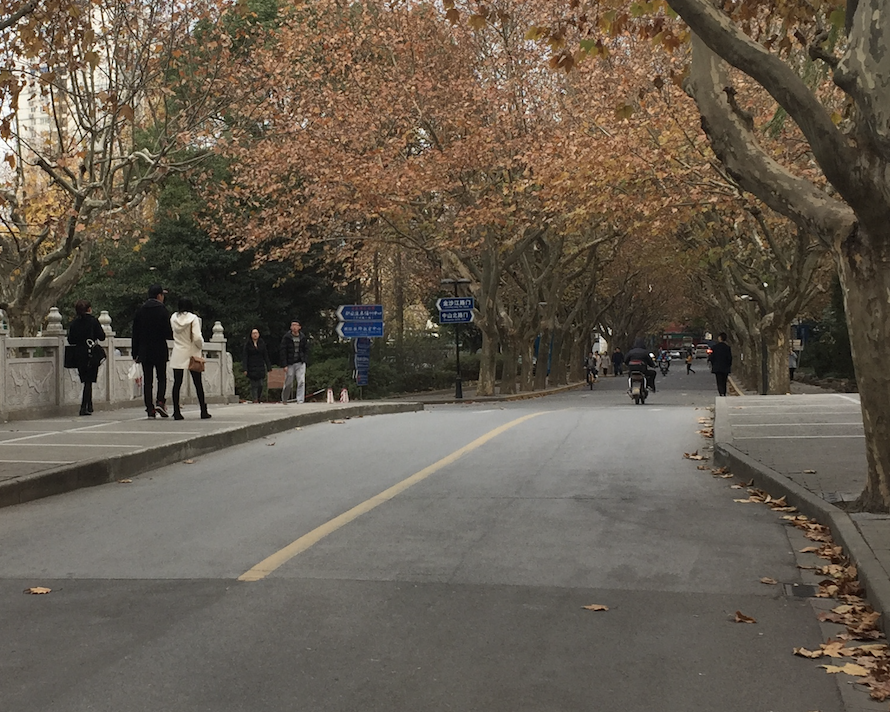
#> input picture images/input.jpg, 890 x 712 px
$ jupyter execute 01_Basic.ipynb   (older library calls are emulated)
#> lines starting #> are read from the running program, lines starting #| are printed output that depends on the picture
[cell 1]
import cv2
import numpy as np
import sys

[cell 2]
print(sys.version)

[cell 3]
###讀取、儲存、顯示

[cell 4]
input = cv2.imread('./images/input.jpg')
#> input is the input picture: shape (712, 890, 3); mean B, G, R 79.7, 92.6, 102.3
cv2.imshow('Hello World', input) #視窗文字
cv2.waitKey()
cv2.destroyAllWindows() #關閉所有 OpenCV 的視窗

[cell 5]
import cv2
input = cv2.imread('./images/input.jpg')
cv2.imshow('Hello World', input)
cv2.waitKey(20000) #20 sec 單位為ms
cv2.destroyAllWindows()
#20秒後關閉所有OpenCV 的視窗

[cell 6]
import numpy as np
input = cv2.imread('./images/input.jpg')
input.shape #顯示基本內容(圖片高度、寬度、Channel)
#> Out = (712, 890, 3)

[cell 7]
print ('Height of Image:', int(input.shape[0]), 'pixels')
#| Height of Image: 712 pixels
print ('Width of Image: ', int(input.shape[1]), 'pixels')
#| Width of Image:  890 pixels

[cell 8]
#save images
cv2.imwrite('output.jpg', input)
cv2.imwrite('output.png', input)
#> Out = True

[cell 9]
###Grayscaling

[cell 10]
import cv2

image = cv2.imread('./images/input.jpg')
cv2.imshow('Original', image) #視窗上方文字
cv2.waitKey()
#按叉叉則關閉開新的/按keybord則加開灰階(圖片一原始一灰階)

gray_image = cv2.cvtColor(image, cv2.COLOR_BGR2GRAY) #cv2.COLOR_BGR2GRAY轉換為灰階
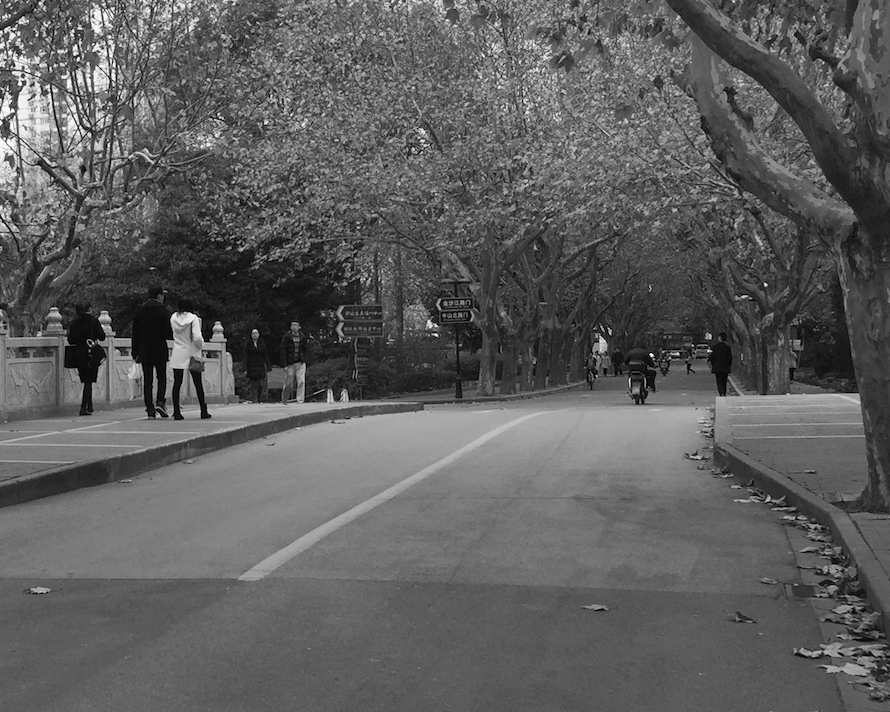
#> gray_image: shape (712, 890); min 0, max 255, mean 94

cv2.imshow('Grayscale', gray_image)
cv2.waitKey()
cv2.destroyAllWindows()#此才關閉兩者

[cell 11]
gray_img = cv2.cvtColor(image, cv2.COLOR_BGR2GRAY)
print (gray_img.shape) #channl為1則不寫(712, 890,1)
#| (712, 890)
print (gray_img[0,0]) #在[0,0]的灰階
#| 174
gray_img[:,:]        #整張圖灰階數值

[cell 12]
###Color Spaces

[cell 13]
import cv2
import numpy as np

image = cv2.imread('./images/input.jpg')

B, G, R = image[1, 2] #RGB在各自Channl時[1, 2]的數值
#> B = 38; G = 54; R = 77
print (B, G, R)
#| 38 54 77
print (image.shape)
#| (712, 890, 3)
image[:,:,:] #整張圖的BGR 預設就是BGR
#https://i.imgur.com/vTujFzT.png

## 將 BGR 圖片轉為 RGB 圖片
#img_rgb = img_bgr[:,:,::-1]
# 或是這樣亦可
# img_rgb = cv2.cvtColor(img_bgr, cv2.COLOR_BGR2RGB)

[cell 14]
#HSV
#H值域: 0 - 180, S: 0 - 255, V: 0 - 255
#HSV即色相、飽和度、明度（英語：Hue, Saturation, Value）
image = cv2.imread('./images/input.jpg')

hsv_image = cv2.cvtColor(image, cv2.COLOR_BGR2HSV)
#> hsv_image: shape (712, 890, 3); mean H, S, V 21.4, 60.8, 102.6

cv2.imshow('HSV image', hsv_image)
cv2.imshow('Hue channel', hsv_image[:, :, 0])
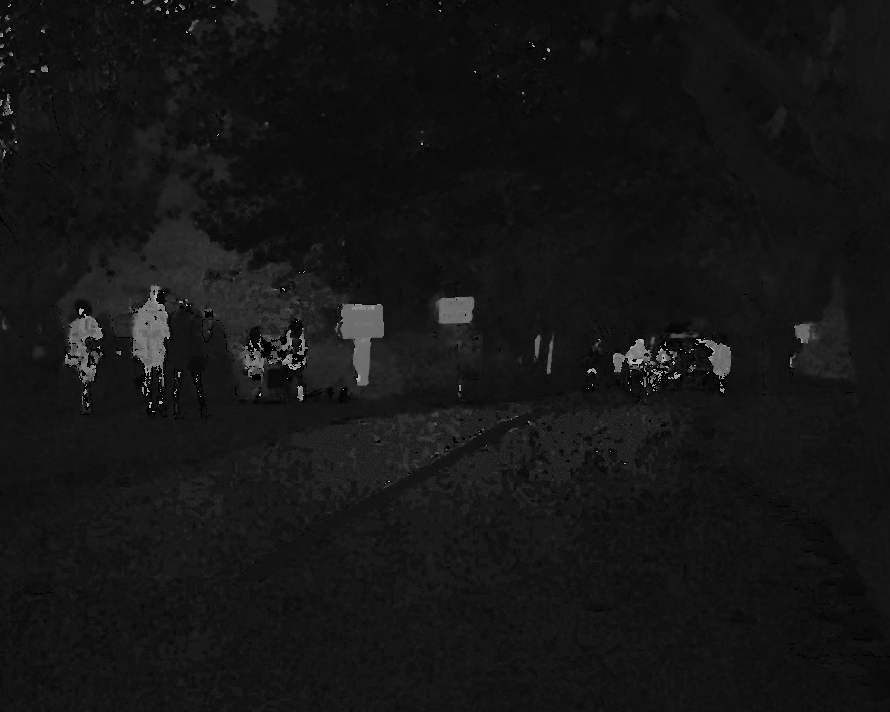
#> window 'Hue channel': shape (712, 890); min 0, max 179, mean 21.4
cv2.imshow('Saturation channel', hsv_image[:, :, 1])
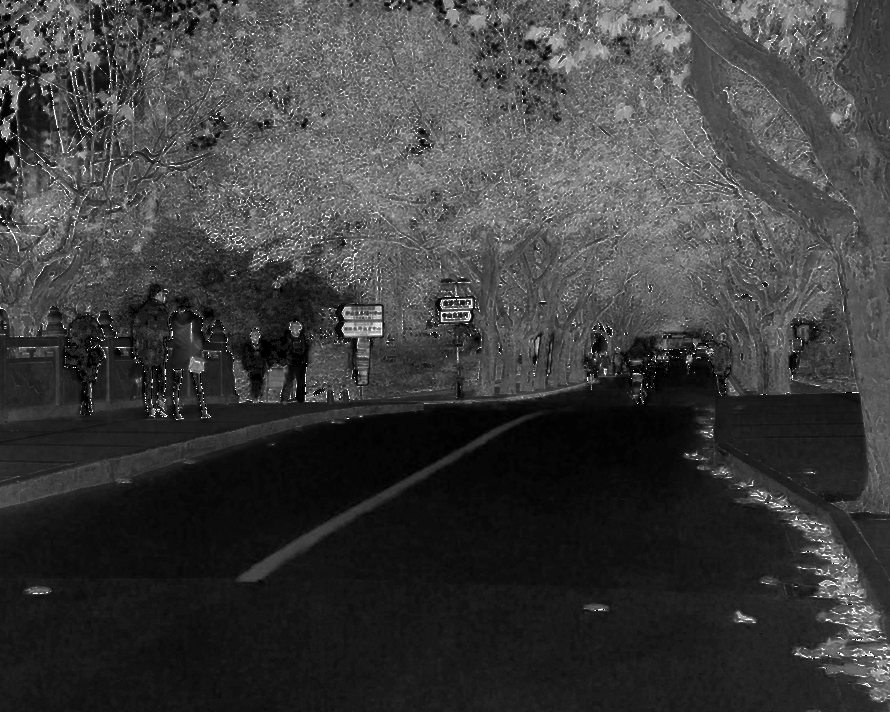
#> window 'Saturation channel': shape (712, 890); min 0, max 255, mean 60.8
cv2.imshow('Value channel', hsv_image[:, :, 2])

cv2.waitKey()
cv2.destroyAllWindows()

[cell 15]
#BGR
import cv2
import numpy as np
image = cv2.imread('./images/input.jpg')

B, G, R = cv2.split(image)
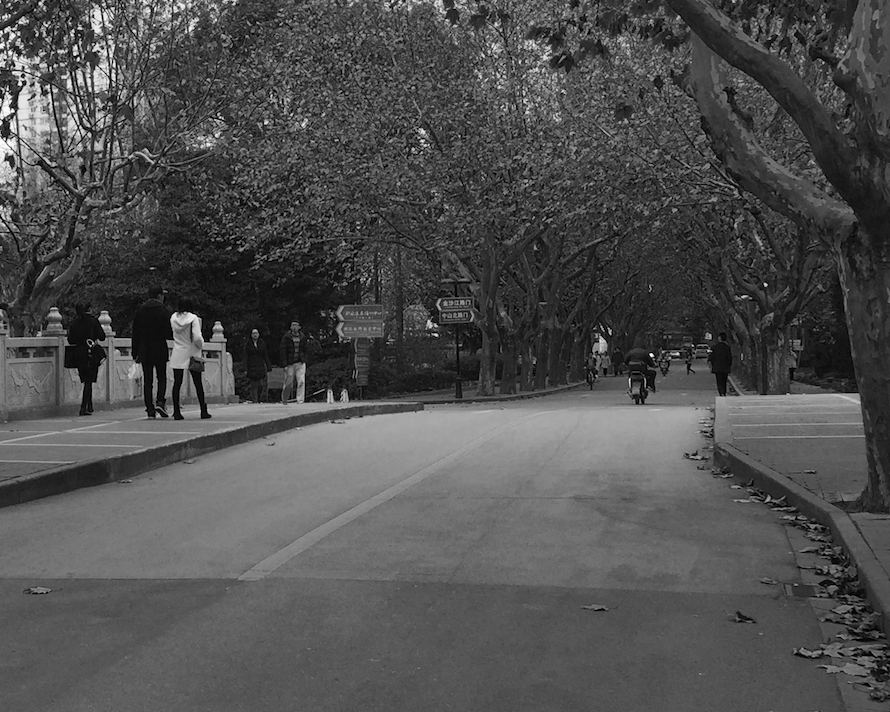
#> B: shape (712, 890); min 0, max 255, mean 79.7
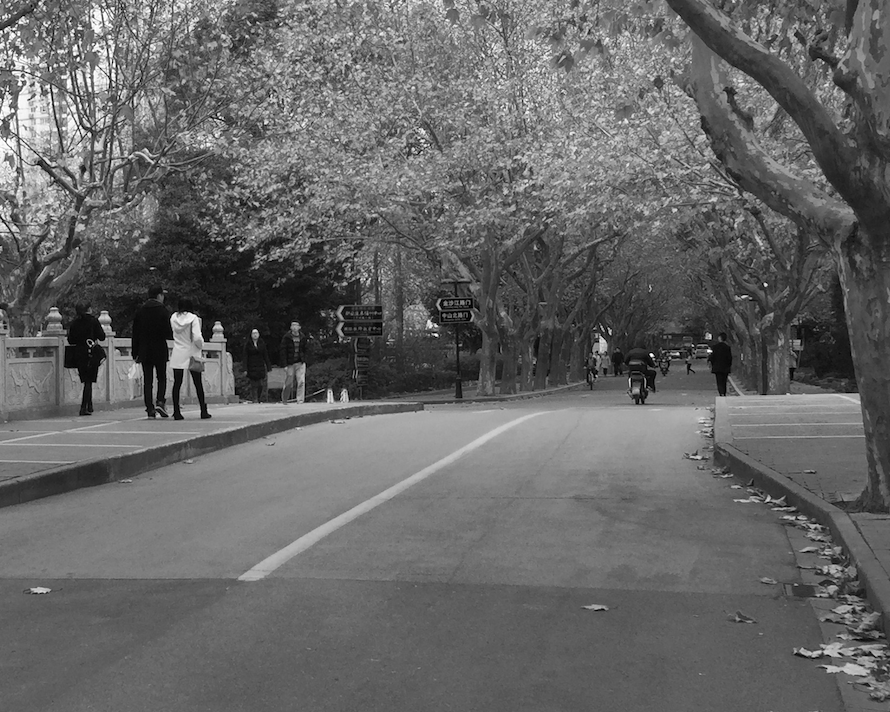
#> R: shape (712, 890); min 0, max 255, mean 102.3

# [15 lines of commented-out code are left out]

cv2.waitKey(0)
cv2.destroyAllWindows()

[cell 16]
#cv2.calcHist(images, channels, mask, histSize, ranges[, hist[, accumulate ]])---計算直方圖的數值
#影像：影像的來源，其型別可以是 uint8 或 float32，變數必須放在中括號當中，例如：[img]。
#通道：指定影像的通道（channel），同樣必須放在中括號當中。若為灰階影像，則通道就要指定為 [0]，若為彩色影像則可用 [0]、[1] 或 [2] 指定 藍色、綠色或紅色的通道。
#遮罩：以遮罩指定要納入計算的圖形區域，若指定為 None 則會計算整張圖形的所有像素。
#區間數量：指定直方圖分隔區間的數量（bins），也就是圖形畫出來要有幾條長方形。
#數值範圍：指定要計算的像素值範圍，通常都是設為 [0,256]（計算所有的像素值）。
#0可有可無[] 1~4都要[] 4.直方图柱的范围

[cell 17]
import cv2
import numpy as np
from matplotlib import pyplot as plt

image = cv2.imread('images/input.jpg')

histogram = cv2.calcHist(image, [2], None, [256], [0, 256])
#> histogram = 256 values, max 36 at index 105, min 0 at index 1, mean 10.43

#畫histogram
#plt.plot(histogram,color = "r")

plt.hist(image.ravel(), 256, [0, 256]); plt.show() #.ravel()--影像轉直方圖必做 = reshape(-1)
#> after `plt.hist(image.ravel(), 256, [0, 256])`:
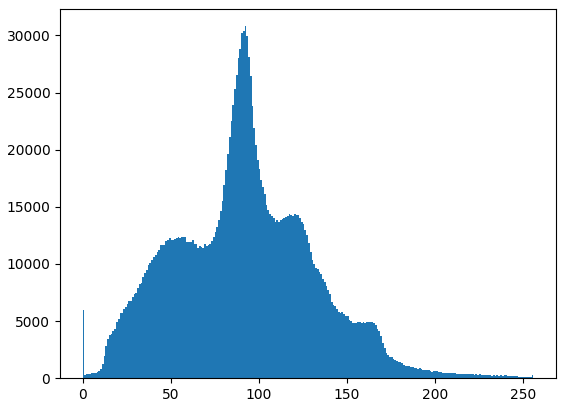
#> figure drawn by matplotlib, 1 panel; tallest bar 30813 high, from x = 92 to 93
# [7 lines of commented-out code are left out]


color = ('b', 'g', 'r') #顏色

for i, col in enumerate(color):

    histogram2 = cv2.calcHist([image], [i], None, [256], [0, 256])
    plt.plot(histogram2, color = col)
    plt.xlim([0,256])

plt.show()
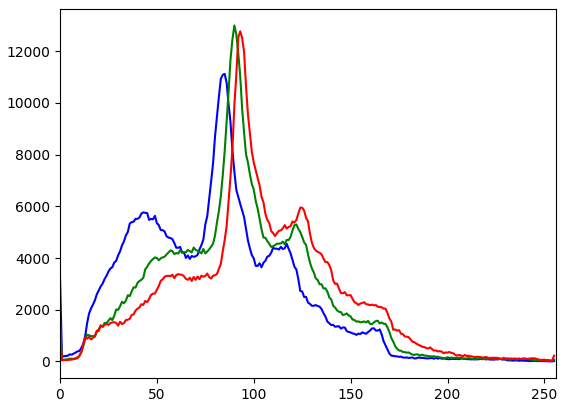
#> figure drawn by matplotlib, 1 panel; curve peaks at x = 85, y = 11120; curve peaks at x = 90, y = 12994; curve peaks at x = 93, y = 12766


#0 b
#1 g
#2 r

#enumerate用法
#https://blog.csdn.net/csdn15698845876/article/details/73302450

[cell 18]
###Drawing Images

[cell 19]
import cv2
import numpy as np

image = np.zeros((512,512,3), np.uint8)
#image[:] = (255, 255, 255)

image_bw = np.zeros((512,512), np.uint8)
#建立一個array，供填充

cv2.imshow("Black Rectangle (Color)", image)
cv2.imshow("Black Rectangle (B&W)", image_bw)

cv2.waitKey(0)
cv2.destroyAllWindows()

[cell 20]
image = np.zeros((512,512,3), np.uint8)
cv2.line(image, (0,0), (511,511), (255,127,0), 5)
cv2.imshow("Blue Line", image)
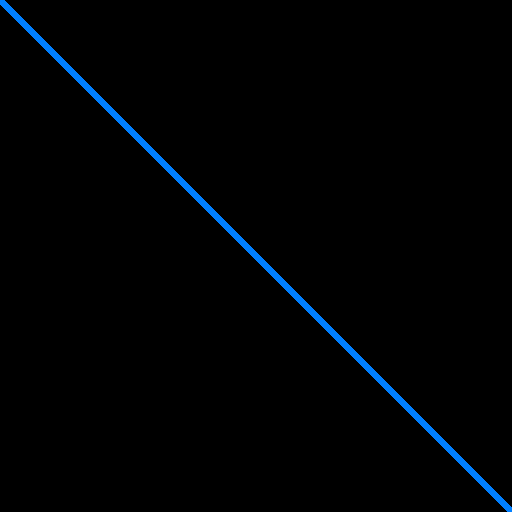
#> window 'Blue Line': shape (512, 512, 3); mean B, G, R 4.5, 2.2, 0

cv2.waitKey(0)
cv2.destroyAllWindows()
#cv2.line(輸入、p1=左上角、p2右下角、顏色、寬度PX)

[cell 21]
image = np.zeros((512,512,3), np.uint8)

cv2.rectangle(image, (50,100), (300,250), (127,50,127), -1)
cv2.imshow("Rectangle", image)
cv2.waitKey(0)
cv2.destroyAllWindows()
#cv2.rectangle(輸入、P1頂點、P2的對角、顏色、邊線寬度：-1為填滿，BGR +為只有邊框 PX)

[cell 22]
image = np.zeros((512,512,3), np.uint8)

cv2.circle(image, (350, 350), 100, (15,75,50), 1)
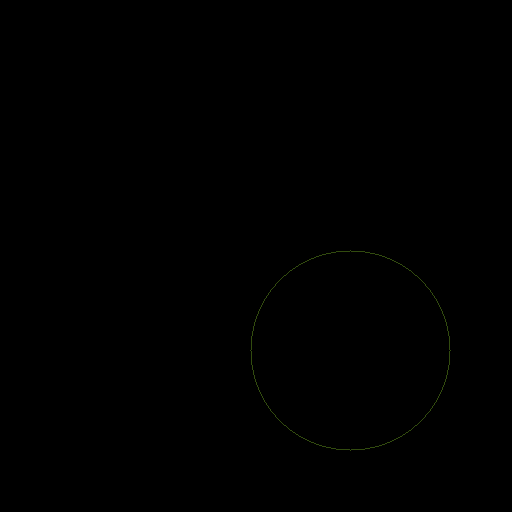
#> image: shape (512, 512, 3); mean B, G, R 0, 0.2, 0.1
cv2.imshow("Circle", image)
cv2.waitKey(0)
cv2.destroyAllWindows()
#cv2.circle(輸入、中心點、半徑、顏色、邊線寬度：-1為填滿 +為只有邊框 PX)

[cell 23]
image = np.zeros((512,512,3), np.uint8)

pts = np.array( [[0,50], [400,50], [90,200], [50,500]], np.int32)

#pts = pts.reshape((-1,1,2))

#cv2.polylines(image, [pts], True, (0,255,255), 3)
cv2.polylines(image, [pts], False, (0,255,255), 3)
cv2.imshow("Polygon", image)
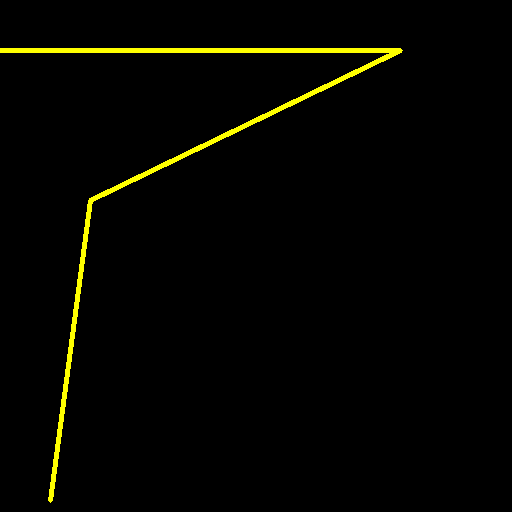
#> window 'Polygon': shape (512, 512, 3); mean B, G, R 0, 5.1, 5.1

cv2.waitKey(0)
cv2.destroyAllWindows()
#pts = 左上[x,y],右上[x,y],右下[x,y],左下[x,y]
#pts.reshape(-1,1,2)=建立三維矩陣、-1為np推算，1列
#cv2.polylines(輸入、多角形各個曲線點的陣列、是否為封閉的多角形、顏色、邊線寬度)

$ run again, with images/Donald.jpg copied over images/input.jpg
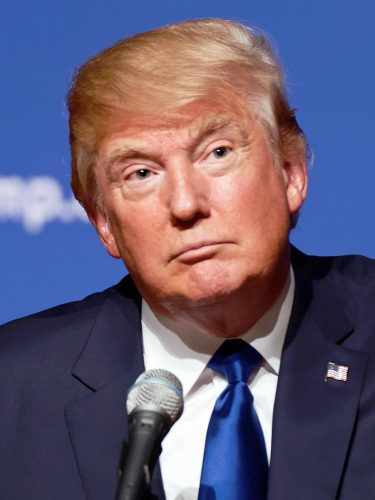
#> input picture images/Donald.jpg, 375 x 500 px
#> input is the input picture: shape (500, 375, 3); mean B, G, R 117.5, 92, 100.8
#| Height of Image: 500 pixels
#| Width of Image:  375 pixels
#> `cv2.imwrite('output.png', input)`: Out = True
#| (500, 375)
#| 89
#> `B, G, R = image[1, 2]`: B = 174; G = 90; R = 55
#| 174 90 55
#| (500, 375, 3)
#> hsv_image: shape (500, 375, 3); mean H, S, V 81.1, 123.5, 142.5
#> `B, G, R = cv2.split(image)`:
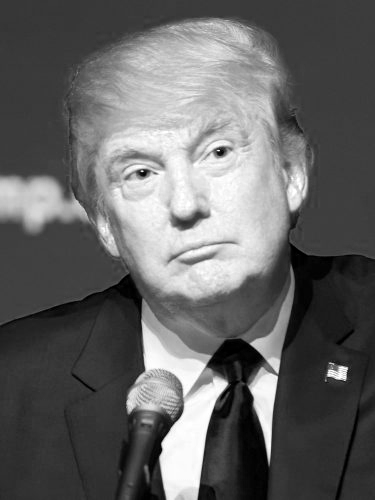
#> R: shape (500, 375); min 0, max 255, mean 100.8
#> histogram = 256 values, max 155 at index 173, min 0 at index 0, mean 4.39
#> `plt.show()`:
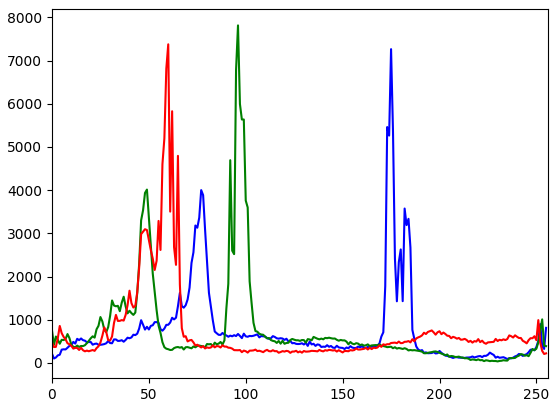
#> figure drawn by matplotlib, 1 panel; curve peaks at x = 175, y = 7265; curve peaks at x = 96, y = 7815; curve peaks at x = 60, y = 7377
